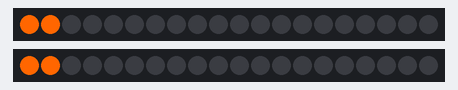
Recording of a sketch running on a simulated Arduino Uno, built with avr-gcc and run on an emulated ATmega328P. Parts: 2 × 20 RGB LEDs in strip order, left to right.

Above: at 0.12 s.
At 0.7 s:
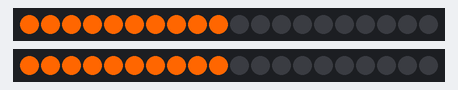
At 1.42 s:
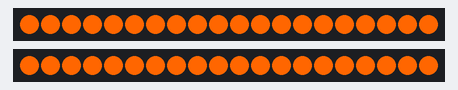
At 1.82 s:
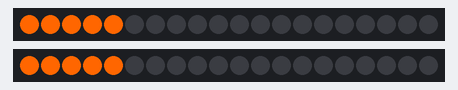

Measured:
- by itself, everything shown: repeats every 1.5 s, in 21 steps

The sketch:

sequential.ino
```cpp
#include <FastLED.h>

#define LED_PIN1 7
#define LED_PIN2 4

#define NUM_LEDS 20

CRGB leds1[NUM_LEDS];
CRGB leds2[NUM_LEDS];

void setup() {
  fill_solid(leds1, NUM_LEDS, CRGB(0,0,0));
  fill_solid(leds2, NUM_LEDS, CRGB(0,0,0));
  FastLED.addLeds<WS2812, LED_PIN1, GRB>(leds1, NUM_LEDS);
  FastLED.addLeds<WS2812, LED_PIN2, GRB>(leds2, NUM_LEDS);
}

void loop() {
  fill_solid(leds1, NUM_LEDS, CRGB(0,0,0));
  fill_solid(leds2, NUM_LEDS, CRGB(0,0,0));
  FastLED.show();
    delay(40);
  for(int i=0;i<NUM_LEDS;i++){
    leds1[i] = CRGB(255,102,0);
    leds2[i] = CRGB(255,102,0);
    FastLED.show();
    delay(70);
  }
}
```
